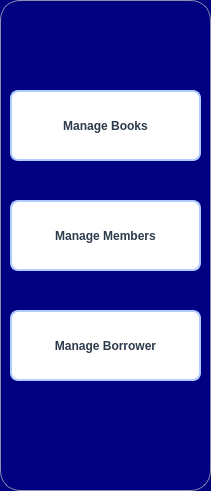
      <widget class="QFrame" name="frame">
       <property name="geometry">
        <rect>
         <x>40</x>
         <y>40</y>
         <width>211</width>
         <height>491</height>
        </rect>
       </property>
       <property name="styleSheet">
        <string notr="true">background-color: rgb(0, 0, 128);
border-radius: 20px;                         
border: 1px solid rgba(200, 200, 200, 180);</string>
       </property>
       <property name="frameShape">
        <enum>QFrame::StyledPanel</enum>
       </property>
       <property name="frameShadow">
        <enum>QFrame::Raised</enum>
       </property>
       <widget class="QPushButton" name="pushButton_3">
        <property name="geometry">
         <rect>
          <x>10</x>
          <y>90</y>
          <width>191</width>
          <height>71</height>
         </rect>
        </property>
        <property name="font">
         <font>
          <pointsize>9</pointsize>
          <weight>75</weight>
          <bold>true</bold>
         </font>
        </property>
        <property name="styleSheet">
         <string notr="true">QPushButton {
    background-color: #ffffff;
    border: 2px solid #AFCBFF; 
    color: #2D3A4B;
    border-radius: 8px;
    padding: 6px 12px;
    font-weight: bold;
}

QPushButton:hover {
    background-color: rgb(255, 244, 79); 
}

QPushButton:checked {
    background-color: rgb(255, 244, 79); 
    border: none;
    color: #2D3A4B;
}
</string>
        </property>
        <property name="text">
         <string>Manage Books</string>
        </property>
        <property name="icon">
         <iconset>
          <normaloff>Books.png</normaloff>Books.png</iconset>
        </property>
       </widget>
       <widget class="QPushButton" name="pushButton_4">
        <property name="geometry">
         <rect>
          <x>10</x>
          <y>200</y>
          <width>191</width>
          <height>71</height>
         </rect>
        </property>
        <property name="font">
         <font>
          <pointsize>9</pointsize>
          <weight>75</weight>
          <bold>true</bold>
         </font>
        </property>
        <property name="styleSheet">
         <string notr="true">QPushButton {
    background-color: #ffffff;
    border: 2px solid #AFCBFF; 
    color: #2D3A4B;
    border-radius: 8px;
    padding: 6px 12px;
    font-weight: bold;
}

QPushButton:hover {
    background-color: rgb(255, 244, 79); 
}

QPushButton:checked {
    background-color: rgb(255, 244, 79); 
    border: none;
    color: #2D3A4B;
}
</string>
        </property>
        <property name="text">
         <string>Manage Members</string>
        </property>
        <property name="icon">
         <iconset>
          <normaloff>member.png</normaloff>member.png</iconset>
        </property>
       </widget>
       <widget class="QPushButton" name="pushButton_5">
        <property name="geometry">
         <rect>
          <x>10</x>
          <y>310</y>
          <width>191</width>
          <height>71</height>
         </rect>
        </property>
        <property name="font">
         <font>
          <pointsize>9</pointsize>
          <weight>75</weight>
          <bold>true</bold>
         </font>
        </property>
        <property name="styleSheet">
         <string notr="true">QPushButton {
    background-color: #ffffff;
    border: 2px solid #AFCBFF;
    color: #2D3A4B;
    border-radius: 8px;
    padding: 6px 12px;
    font-weight: bold;
}

QPushButton:hover {
    background-color: rgb(255, 244, 79);
}

QPushButton:checked {
    background-color: rgb(255, 244, 79); 
    border: none;
    color: #2D3A4B;
}
</string>
        </property>
        <property name="text">
         <string>Manage Borrower</string>
        </property>
        <property name="icon">
         <iconset>
          <normaloff>Borrower.png</normaloff>Borrower.png</iconset>
        </property>
       </widget>
      </widget>
